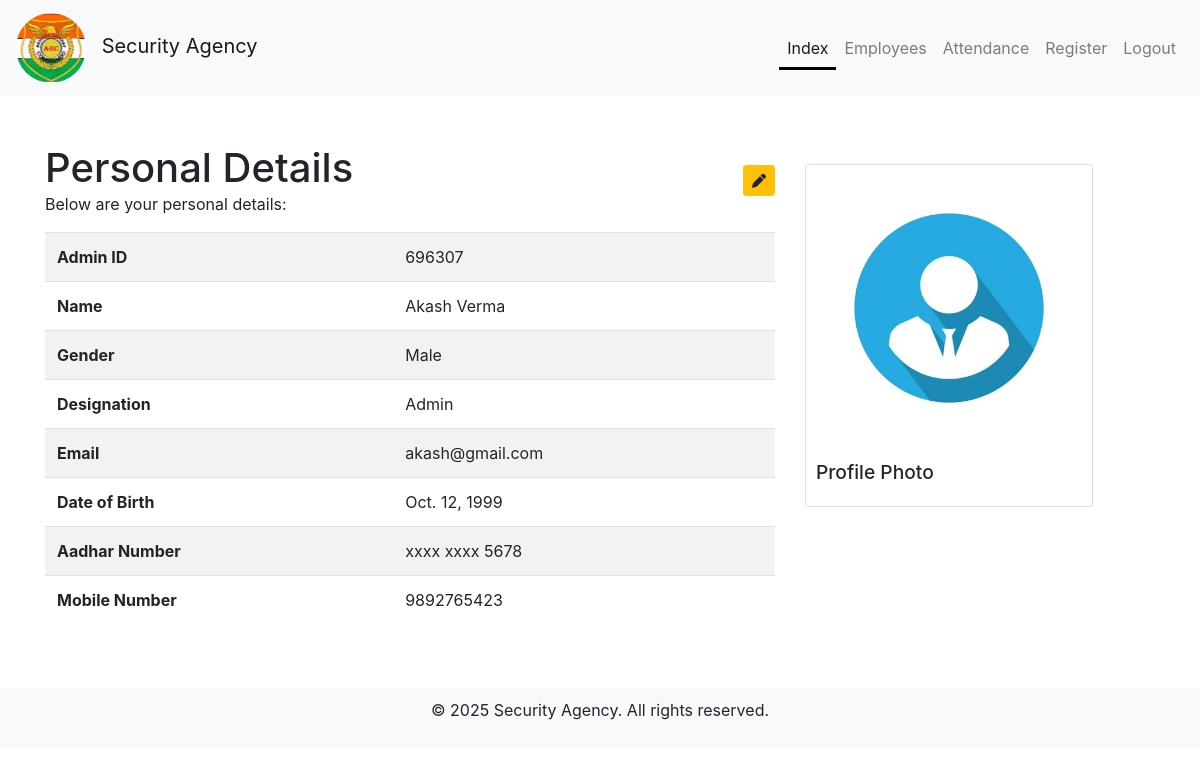
The page /owner/ (signed in) on the database its author committed.
### owner/models.py (models this page shows, shortened)
class Owner(models.Model):
    owner_id = models.CharField(max_length=10, primary_key=True, blank=True)  # Use owner ID as primary key
    name = models.CharField(max_length=100)  # Example field for owner name
    GENDER_CHOICES = [
        ('Male', 'Male'),
        ('Female', 'Female'),
        ('Other', 'Other'),
    ]
    gender = models.CharField(
        max_length=6,
        choices=GENDER_CHOICES,
        null=True,  # Optional: allows null values if gender isn't provided
        blank=True,  # Optional: allows blank values if gender isn't provided
    )
    designation = models.CharField(max_length=100, blank=True, null=True)
    email = models.EmailField(unique=True)
    password = models.CharField(max_length=128)  # Store hashed passwords
    dob = models.DateField(null=True)
    aadhar_number = models.CharField(max_length=12, unique=True, blank=True, null=True)  # New field for Aadhar number
    mobile_number = models.CharField(max_length=10, blank=True, null=True)  # New field for mobile number
    photo = models.ImageField(upload_to=owner_photo_path, blank=True, null=True)
    @property
    def masked_aadhar_number(self):
        return f"xxxx xxxx {self.aadhar_number[-4:]}"

### owner/views.py (the view)
# urls.py: path('', views.index, name='index'),
@cache_control(no_cache=True, must_revalidate=True, no_store=True)
@owner_session_required
def index(request):
    o_id = request.session['owner_id']
    m = request.session.pop('m', '')
    owner = Owner.objects.get(owner_id=o_id)
    context = {'owner': owner, 'm':m}
    return render(request, 'owner/index.html', context)

### templates/owner/index.html (shortened to what this page needs)
<!DOCTYPE html>
{% load static %}
<html lang="en">
<head>
    <link rel="stylesheet" href="https://stackpath.bootstrapcdn.com/bootstrap/4.5.2/css/bootstrap.min.css">
    <link rel="stylesheet" href="{% static 'css/styles.css' %}">
    <link rel="stylesheet" href="https://cdnjs.cloudflare.com/ajax/libs/font-awesome/6.5.0/css/all.min.css">
</head>
<body id="index">
<nav class="navbar navbar-expand-lg navbar-light bg-light">
    <a class="navbar-brand" href="/">
        <img src="{% static 'images/logo.jpeg' %}" alt="Logo" class="site-logo" href="/">
        Security Agency
    </a>
    <div class="collapse navbar-collapse justify-content-end" id="navbarNav">
        <ul class="navbar-nav">
            <li class="nav-item">
                <a class="nav-link active custom-active-link" href="{% url 'index' %}">Index</a>
            </li>
            <li class="nav-item">
                <a class="nav-link" href="{% url 'empdetails' %}">Employees</a>
            </li>
            <li class="nav-item">
                <a class="nav-link" href="{% url 'attendance-report' %}">Attendance</a>
            </li>
            <li class="nav-item">
                <a class="nav-link" href="{% url 'regemp' %}">Register</a>
            </li>
            <li class="nav-item">
                <a class="nav-link" href="{% url 'logout' %}">Logout</a>
            </li>
        </ul>
    </div>
</nav>
<div class="container mt-5">
    <div class="row">
        <div class="col-md-8">
            <div class="d-flex justify-content-between align-items-center mb-3">
                <div>
                    <h1 class="mb-0">Personal Details</h1>
                    <p class="mb-0">Below are your personal details:</p>
                </div>
                <a href="{% url 'editown' %}" class="btn btn-sm btn-warning" title="Edit Owner Info">
                    <i class="fas fa-pen"></i>
                </a>
            </div>
            <table class="table table-striped">
                <tbody>
                    <tr>
                        <th>Admin ID</th>
                        <td>{{ owner.owner_id }}</td>
                    </tr>
                    <tr>
                        <th>Name</th>
                        <td>{{ owner.name }}</td>
                    </tr>
                    <tr>
                        <th>Gender</th>
                        <td>{{ owner.gender }}</td>
                    </tr>
                    <tr>
                        <th>Designation</th>
                        <td>{{ owner.designation }}</td>
                    </tr>
                    <tr>
                        <th>Email</th>
                        <td>{{ owner.email }}</td>
                    </tr>
                    <tr>
                        <th>Date of Birth</th>
                        <td>{{ owner.dob }}</td>
                    </tr>
                    <tr>
                        <th>Aadhar Number</th>
                        <td>{{ owner.masked_aadhar_number }}</td>
                    </tr>
                    <tr>
                        <th>Mobile Number</th>
                        <td>{{ owner.mobile_number }}</td>
                    </tr>
                </tbody>
            </table>
        </div>
        <div class="col-md-4">
            <div class="card" style="width: 18rem;">
                <img src="{% if owner.photo %}{{ owner.photo.url }}{% else %}{% static 'images/default.jpg' %}{% endif %}" alt="{{ owner.name }}" class="card-img-top" style="max-width: 100%; height: auto;">
                <div class="card-body">
                    <h5 class="card-title">Profile Photo</h5>
                </div>
            </div>
        </div>
    </div>
</div>
<footer class="text-center mt-5 mb-3">
    <p>&copy; 2025 Security Agency. All rights reserved.</p>
</footer>
</body>
</html>

### static/css/styles.css (style rules this page uses)
.site-logo { width: 70px; height: 70px; border-radius: 50%; margin-right: 10px; object-fit: cover; }
footer { background-color: #f8f9fa; padding: 10px 0; }
.nav-link { color: #007bff; }
.navbar-nav .nav-link.active.custom-active-link { position: relative; }
.navbar-nav .nav-link.active.custom-active-link::after { content: ''; position: absolute; bottom: -2px; left: 0; width: 100%; height: 3px; background-color: black; }
:root { --primary-color: #4EA685; --secondary-color: #57B894; --black: #000000; --white: #ffffff; --gray: #efefef; --gray-2: #757575; --facebook-color: #4267B2; --google-color: #DB4437; --twitter-color: #1DA1F2; --insta-color: #E1306C; }

### rows shown on the page
Owner: owner_id "696307", name "Akash Verma", gender "Male", designation "Admin", email "akash@gmail.com", dob "Oct. 12, 1999", masked_aadhar_number "xxxx xxxx 5678", mobile_number "9892765423"
